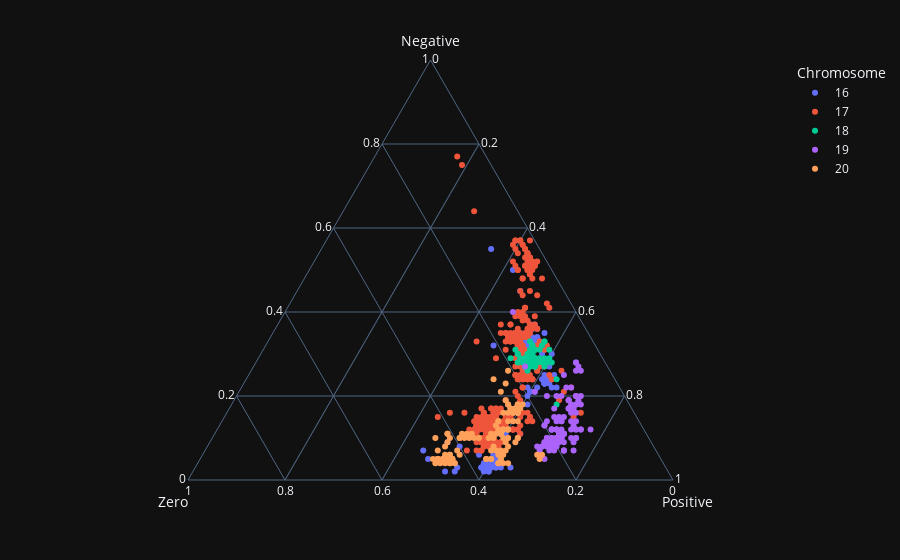

Source (notebook cell):
### Code cell
plot = px.scatter_ternary(df[1948:2656], a = 'Negative', 
                          b = 'Zero',
                          c='Positive',
                          color = 'Chromosome')
plot.show()

### Figure 1 — Plotly figure (JSON) as saved in the notebook; plotly's stock layout.template omitted (floating-point values rounded to 4 significant figures; data arrays with more than 128 entries replaced by an {"elided": "..."} marker saying what was removed)
{"data": [{"a": [2.0, 3.0, 6.0, 3.0, 5.0, 3.0, 4.0, 3.0, 32.0, 3.0, 3.0, 3.0, 3.0, 4.0, 6.0, 11.0, 3.0, 5.0, 4.0, 3.0, 3.0, 2.0, 3.0, 3.0, 3.0, 2.0, 2.0, 2.0, 5.0, 7.0, 8.0, 9.0, 6.0, 11.0, 12.0, 11.0, 13.0, 11.0, 22.0, 21.0, 20.0, 21.0, 21.0, 22.0, 23.0, 23.0, 24.0, 24.0, 23.0, 24.0, 22.0, 22.0, 23.0, 23.0, 23.0, 24.0, 50.0, 18.0, 25.0, 27.0, 28.0, 30.0, 30.0, 31.0, 32.0, 31.0, 33.0, 33.0, 33.0, 32.0, 33.0, 37.0, 34.0, 55.0, 32.0, 32.0, 31.0, 11.0, 32.0, 33.0, 34.0, 34.0, 45.0, 37.0, 33.0, 36.0, 35.0, 36.0, 35.0, 25.0, 34.0, 37.0, 36.0], "b": [37, 35, 34, 34, 34, 36, 37, 36, 21, 37, 37, 38, 38, 35, 34, 33, 35, 36, 36, 37, 43, 37, 32, 38, 37, 38, 44, 46, 48, 48, 40, 42, 37, 26, 27, 32, 30, 29, 19, 19, 20, 18, 19, 17, 14, 15, 15, 14, 15, 13, 13, 14, 15, 15, 15, 14, 8, 21, 12, 12, 12, 12, 10, 11, 11, 13, 12, 11, 12, 13, 13, 11, 12, 10, 14, 14, 14, 31, 16, 14, 11, 11, 9, 11, 11, 10, 9, 11, 14, 14, 13, 10, 11], "c": [61, 62, 60, 63, 61, 61, 59, 61, 47, 60, 60, 59, 59, 61, 60, 56, 62, 59, 60, 60, 54, 61, 65, 59, 60, 60, 54, 52, 47, 45, 52, 49, 57, 63, 61, 57, 57, 60, 59, 60, 60, 61, 60, 61, 63, 62, 61, 62, 62, 63, 65, 64, 62, 62, 62, 62, 42, 61, 63, 61, 60, 58, 60, 58, 57, 56, 55, 56, 55, 55, 54, 52, 54, 35, 54, 54, 55, 58, 52, 53, 55, 55, 46, 52, 56, 54, 56, 53, 51, 61, 53, 53, 53], "hovertemplate": "Chromosome=16<br>Negative=%{a}<br>Zero=%{b}<br>Positive=%{c}<extra></extra>", "legendgroup": "16", "marker": {"color": "#636efa", "symbol": "circle"}, "mode": "markers", "name": "16", "showlegend": true, "subplot": "ternary", "type": "scatterternary"}, {"a": {"elided": "344 float values"}, "b": {"elided": "344 int values"}, "c": {"elided": "344 int values"}, "hovertemplate": "Chromosome=17<br>Negative=%{a}<br>Zero=%{b}<br>Positive=%{c}<extra></extra>", "legendgroup": "17", "marker": {"color": "#EF553B", "symbol": "circle"}, "mode": "markers", "name": "17", "showlegend": true, "subplot": "ternary", "type": "scatterternary"}, {"a": [27.0, 28.0, 29.0, 28.0, 26.0, 27.0, 28.0, 29.0, 29.0, 30.0, 31.0, 30.0, 29.0, 29.0, 29.0, 30.0, 31.0, 29.0, 30.0, 27.0, 24.0, 18.0, 27.0, 31.0, 29.0, 29.0, 27.0, 28.0, 28.0, 29.0, 27.0, 27.0, 27.0, 27.0, 28.0, 28.0, 28.0, 29.0, 28.0, 28.0, 29.0, 31.0, 28.0, 29.0, 33.0, 33.0, 32.0, 31.0, 33.0, 32.0, 31.0, 31.0, 32.0, 32.0, 30.0, 30.0], "b": [17, 16, 15, 15, 17, 17, 18, 17, 19, 17, 17, 17, 16, 16, 15, 14, 14, 14, 15, 13, 12, 15, 15, 13, 14, 15, 16, 17, 16, 15, 17, 16, 15, 15, 14, 16, 14, 13, 11, 13, 11, 10, 12, 12, 10, 10, 11, 13, 13, 13, 12, 13, 13, 13, 14, 14], "c": [56, 56, 56, 57, 57, 56, 54, 54, 52, 53, 52, 53, 55, 55, 56, 56, 55, 57, 55, 60, 64, 67, 58, 56, 57, 56, 57, 55, 56, 56, 56, 57, 58, 58, 58, 56, 58, 58, 61, 59, 60, 59, 60, 59, 57, 57, 57, 56, 54, 55, 57, 56, 55, 55, 56, 56], "hovertemplate": "Chromosome=18<br>Negative=%{a}<br>Zero=%{b}<br>Positive=%{c}<extra></extra>", "legendgroup": "18", "marker": {"color": "#00cc96", "symbol": "circle"}, "mode": "markers", "name": "18", "showlegend": true, "subplot": "ternary", "type": "scatterternary"}, {"a": [25.0, 40.0, 26.0, 28.0, 26.0, 28.0, 27.0, 22.0, 20.0, 20.0, 12.0, 18.0, 18.0, 22.0, 19.0, 20.0, 19.0, 18.0, 19.0, 20.0, 20.0, 18.0, 14.0, 15.0, 15.0, 15.0, 17.0, 14.0, 12.0, 12.0, 11.0, 9.0, 8.0, 8.0, 9.0, 9.0, 8.0, 8.0, 8.0, 10.0, 27.0, 12.0, 10.0, 10.0, 10.0, 9.0, 7.0, 7.0, 7.0, 7.0, 7.0, 5.0, 7.0, 7.0, 8.0, 10.0, 10.0, 10.0, 9.0, 9.0, 13.0, 9.0, 11.0, 10.0, 9.0, 9.0, 10.0, 12.0, 12.0, 12.0, 16.0, 19.0, 17.0, 17.0, 17.0, 16.0, 17.0, 14.0, 13.0, 12.0, 12.0, 12.0, 12.0, 12.0, 9.0, 12.0, 14.0, 21.0, 13.0, 11.0, 11.0, 11.0, 11.0, 10.0, 12.0, 8.0, 9.0, 10.0, 10.0, 9.0, 10.0, 14.0, 14.0, 20.0], "b": [10, 13, 6, 6, 7, 6, 6, 11, 10, 10, 11, 10, 11, 10, 12, 9, 10, 12, 12, 14, 13, 11, 13, 15, 17, 16, 16, 17, 17, 18, 17, 19, 21, 23, 21, 22, 22, 24, 23, 20, 17, 19, 19, 19, 18, 20, 19, 19, 19, 17, 21, 24, 22, 24, 21, 20, 21, 21, 21, 22, 20, 20, 18, 18, 20, 18, 15, 14, 13, 13, 12, 12, 12, 13, 13, 13, 13, 14, 14, 14, 15, 18, 19, 19, 20, 18, 19, 18, 20, 18, 17, 17, 17, 19, 19, 20, 20, 18, 16, 16, 15, 16, 16, 16], "c": [65, 47, 68, 66, 67, 66, 67, 67, 70, 70, 77, 72, 71, 68, 69, 71, 71, 70, 69, 66, 67, 71, 73, 70, 68, 69, 67, 69, 71, 70, 72, 72, 71, 69, 70, 69, 70, 68, 69, 70, 56, 69, 71, 71, 72, 71, 74, 74, 74, 76, 72, 71, 71, 69, 71, 70, 69, 69, 70, 69, 67, 71, 71, 72, 71, 73, 75, 74, 75, 75, 72, 69, 71, 70, 70, 71, 70, 72, 73, 74, 73, 70, 69, 69, 71, 70, 67, 61, 67, 71, 72, 72, 72, 71, 69, 72, 71, 72, 74, 75, 75, 70, 70, 64], "hovertemplate": "Chromosome=19<br>Negative=%{a}<br>Zero=%{b}<br>Positive=%{c}<extra></extra>", "legendgroup": "19", "marker": {"color": "#ab63fa", "symbol": "circle"}, "mode": "markers", "name": "19", "showlegend": true, "subplot": "ternary", "type": "scatterternary"}, {"a": [18.0, 24.0, 21.0, 19.0, 16.0, 23.0, 26.0, 17.0, 16.0, 16.0, 16.0, 16.0, 17.0, 18.0, 16.0, 17.0, 18.0, 18.0, 18.0, 17.0, 16.0, 14.0, 14.0, 17.0, 14.0, 12.0, 12.0, 14.0, 13.0, 12.0, 14.0, 10.0, 10.0, 6.0, 5.0, 6.0, 4.0, 4.0, 4.0, 6.0, 7.0, 10.0, 11.0, 11.0, 11.0, 9.0, 6.0, 5.0, 5.0, 5.0, 5.0, 4.0, 5.0, 5.0, 7.0, 7.0, 7.0, 8.0, 10.0, 11.0, 12.0, 9.0, 10.0, 8.0, 12.0, 12.0, 12.0, 12.0, 11.0, 10.0, 10.0, 10.0, 10.0, 11.0, 10.0, 10.0, 10.0, 11.0, 11.0, 11.0, 10.0, 11.0, 10.0, 8.0, 9.0, 7.0, 4.0, 6.0, 7.0, 5.0, 4.0, 4.0, 4.0, 4.0, 5.0, 5.0, 5.0, 5.0, 5.0, 5.0, 4.0, 4.0, 6.0, 6.0, 6.0, 5.0, 5.0, 5.0, 5.0, 5.0, 5.0], "b": [25, 25, 25, 25, 27, 23, 21, 24, 24, 24, 25, 24, 25, 25, 25, 24, 23, 23, 22, 23, 26, 29, 27, 25, 26, 29, 30, 29, 30, 29, 25, 27, 27, 24, 25, 25, 32, 34, 34, 32, 31, 30, 30, 30, 31, 30, 33, 33, 35, 35, 36, 33, 33, 36, 34, 32, 33, 33, 32, 30, 28, 28, 29, 30, 29, 28, 29, 28, 32, 33, 35, 36, 37, 36, 38, 39, 39, 38, 37, 41, 44, 41, 41, 43, 42, 41, 43, 44, 45, 43, 45, 44, 46, 47, 46, 43, 45, 43, 44, 43, 44, 43, 41, 43, 43, 46, 47, 46, 46, 45, 44], "c": [57, 51, 54, 56, 57, 54, 53, 59, 60, 60, 59, 60, 58, 57, 59, 59, 59, 59, 60, 60, 58, 57, 59, 58, 60, 59, 58, 57, 57, 59, 61, 63, 63, 70, 70, 69, 64, 62, 62, 62, 62, 60, 59, 59, 58, 61, 61, 62, 60, 60, 59, 63, 62, 59, 59, 61, 60, 59, 58, 59, 60, 63, 61, 62, 59, 60, 59, 60, 57, 57, 55, 54, 53, 53, 52, 51, 51, 51, 52, 48, 46, 48, 49, 49, 49, 52, 53, 50, 48, 52, 51, 52, 50, 49, 49, 52, 50, 52, 51, 52, 52, 53, 53, 51, 51, 49, 48, 49, 49, 50, 51], "hovertemplate": "Chromosome=20<br>Negative=%{a}<br>Zero=%{b}<br>Positive=%{c}<extra></extra>", "legendgroup": "20", "marker": {"color": "#FFA15A", "symbol": "circle"}, "mode": "markers", "name": "20", "showlegend": true, "subplot": "ternary", "type": "scatterternary"}], "layout": {"ternary": {"domain": {"x": [0.0, 1.0], "y": [0.0, 1.0]}, "aaxis": {"title": {"text": "Negative"}}, "baxis": {"title": {"text": "Zero"}}, "caxis": {"title": {"text": "Positive"}}}, "legend": {"title": {"text": "Chromosome"}, "tracegroupgap": 0}, "margin": {"t": 60}}}
